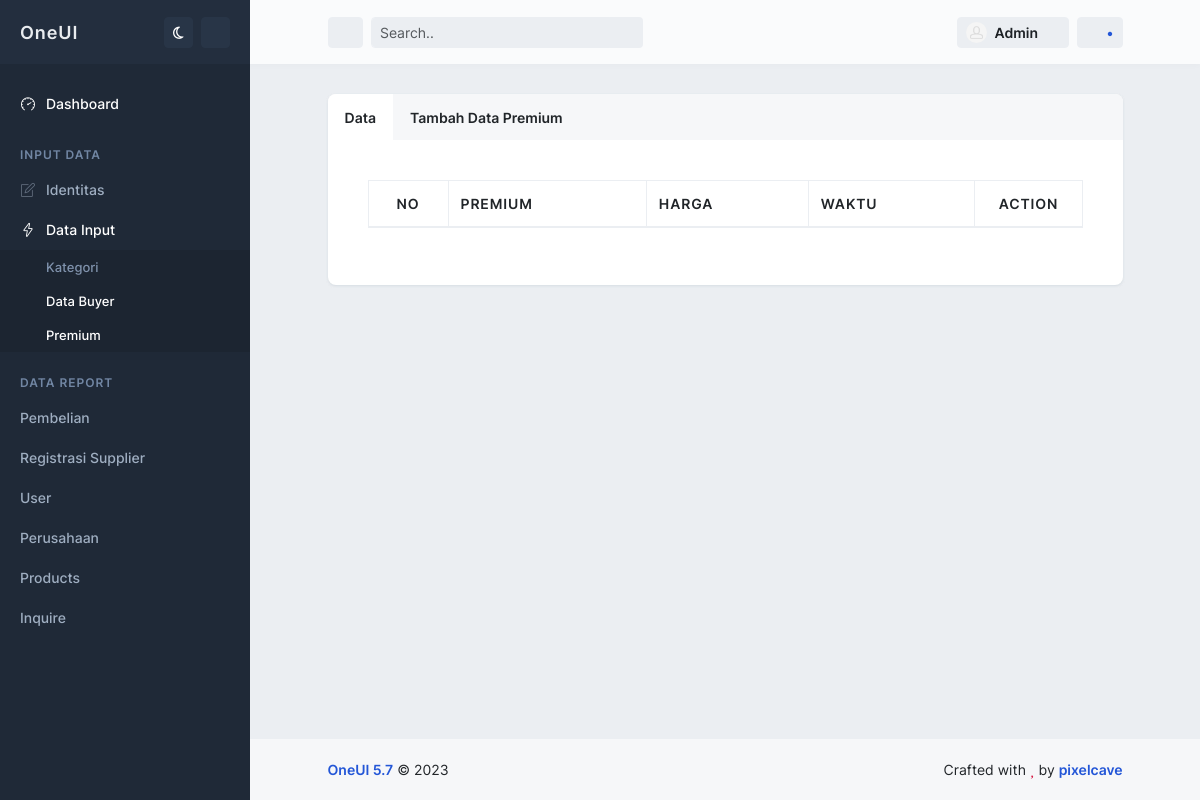
The page /index.php/admin/premium on the database as committed earlier.
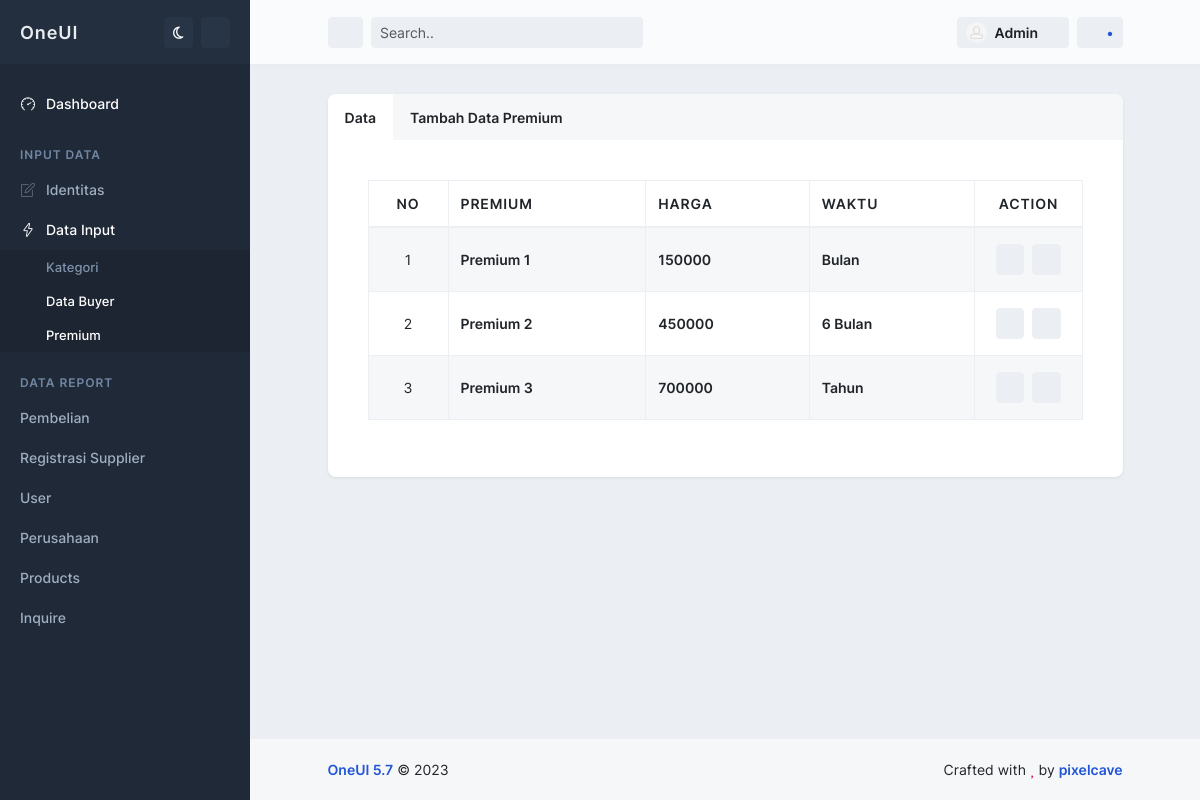
The same page on the database as committed later.
### tables this page shows
CREATE TABLE `premium` (
  `idpremium` int(11) NOT NULL,
  `namaPremium` varchar(255) NOT NULL,
  `hargaPremium` varchar(255) NOT NULL,
  `waktuPremium` varchar(255) NOT NULL
);

### application/controllers/Admin/Premium.php (called while the page is built, shortened)
<?php
class Premium extends CI_Controller {
    public function __construct()
    {
        $this->load->model('M_Premium');
    }
    public function index()
    {
        $data = [
            'premium' =>  $this->M_Premium->getPremium(),
            'header' => 'template/v_header_admin',
            'footer' => 'template/v_footer_admin',
        ];
        return $this->load->view('admin/v_Premium',$data);
    }
}

### index.php (called while the page is built, shortened)
<?php
require_once BASEPATH.'core/CodeIgniter.php';

### application/models/M_Premium.php (called while the page is built, shortened)
<?php
class M_Premium extends CI_Model {
        function getPremium() {
        return $this->db->get('premium')->result();
    }
}

### application/views/admin/v_premium.php (the view, shortened to what this page needs)
<main id="main-container">
    <div class="content">
        <div class="block block-rounded overflow-hidden">
        <ul class="nav nav-tabs nav-tabs-block" role="tablist">
            <li class="nav-item">
            <button type="button" class="nav-link active" id="search-projects-tab" data-bs-toggle="tab" data-bs-target="#search-projects" role="tab" aria-controls="search-projects" aria-selected="true">Data</button>
            </li>
            <li class="nav-item">
            <button type="button" class="nav-link" id="search-users-tab" data-bs-toggle="tab" data-bs-target="#search-users" role="tab" aria-controls="search-users" aria-selected="false">Tambah Data Premium</button>
            </li>
        </ul>
        <div class="block-content tab-content overflow-hidden">
            <div class="tab-pane fade fade-up show active" id="search-projects" role="tabpanel" aria-labelledby="search-projects-tab" tabindex="0">
            <div class="block block-rounded ">
                <div class="block-content block-content-full">
                    <table class="table table-bordered table-striped table-vcenter js-dataTable-buttons">
                        <thead>
                            <tr>
                                <th class="text-center" style="width: 80px;">No</th>
                                <th>Premium</th>
                                <th>Harga</th>
                                <th>Waktu</th>
                                <th class="d-none d-sm-table-cell text-center" style="width: 15%;">Action</th>
                            </tr>
                        </thead>
                        <tbody>
                        <?php $no=1; foreach ($premium as $data) :?>
                            <tr>
                                <td class="text-center fs-sm"><?= $no++;?></td>
                                <td class="fw-semibold fs-sm"><?= $data->namaPremium?></td>
                                <td class="fw-semibold fs-sm"><?= $data->hargaPremium?></td>
                                <td class="fw-semibold fs-sm"><?= $data->waktuPremium?></td>
                                <td class="d-nonea d-sm-table-cell text-center">
                                    <div class="btn-group">
                                    <a class="m-1"  href="<?= base_url('admin/premium/updatePremium/'.$data->idpremium)?>">
                                        <button type="button" class="btn btn-sm btn-alt-secondary" data-bs-toggle="tooltip" title="Edit">
                                            <i class="fa fa-pencil-alt"></i>
                                        </button>
                                    </a>
                                    <a class="m-1" href="<?= base_url('admin/premium/deletePremium/'.$data->idpremium)?>">
                                        <button type="button" class="btn btn-sm btn-alt-secondary" data-bs-toggle="tooltip" title="Delete">
                                            <i class="fa fa-times"></i>
                                        </button>
                                    </a>
                                    </div>
                                </td>
                            </tr>
                        <?php endforeach; ?>
                        </tbody>
                    </table>
                </div>
            </div>
            </div>
        </div>
        </div>
    </div>
</main>

Rows that differ between the two databases and show on the page:
added premium: namaPremium "Premium 1", hargaPremium "150000", waktuPremium "Bulan"
added premium: namaPremium "Premium 2", hargaPremium "450000", waktuPremium "6 Bulan"
added premium: namaPremium "Premium 3", hargaPremium "700000", waktuPremium "Tahun"
